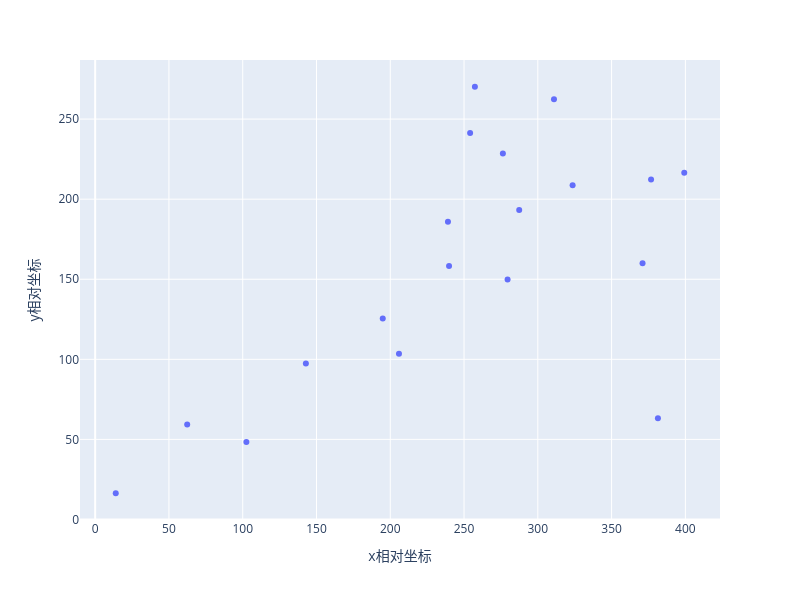

Notebook code cell kept with this figure:
### Code cell
fig = px.scatter(x=df_wifipos.X,y=df_wifipos.Y,
                 labels=dict(x='x相对坐标',y='y相对坐标'))
fig.update_layout(
    height=600,
    width = 800
)
fig.show()

### Figure 1 — Plotly figure (JSON) as saved in the notebook; plotly's stock layout.template omitted (floating-point values rounded to 4 significant figures)
{"data": [{"hovertemplate": "x相对坐标=%{x}<br>y相对坐标=%{y}<extra></extra>", "legendgroup": "", "marker": {"color": "#636efa", "symbol": "circle"}, "mode": "markers", "name": "", "orientation": "v", "showlegend": false, "type": "scatter", "x": [13.95, 62.37, 142.8, 194.9, 239.8, 287.4, 323.6, 376.8, 102.5, 205.9, 279.5, 371.0, 381.4, 311.0, 257.4, 254.1, 276.3, 239.1, 399.3], "xaxis": "x", "y": [16.38, 59.31, 97.33, 125.4, 158.2, 193.2, 208.7, 212.2, 48.31, 103.5, 149.8, 159.9, 63.13, 262.4, 270.2, 241.3, 228.6, 185.9, 216.5], "yaxis": "y"}], "layout": {"height": 600, "legend": {"tracegroupgap": 0}, "margin": {"t": 60}, "width": 800, "xaxis": {"anchor": "y", "domain": [0, 1], "title": {"text": "x相对坐标"}}, "yaxis": {"anchor": "x", "domain": [0, 1], "title": {"text": "y相对坐标"}}}}
